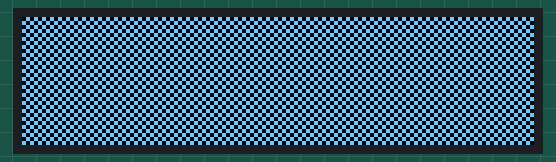
The sketch below on a simulated Arduino Uno, built with avr-gcc and run on an emulated ATmega328P. Parts: 128×32 one-colour display. Wiring (inferred from the names in the program): SSD1306 OLED at I2C address 0x3C.

Above: at 0.8 s.
At 1.6 s:
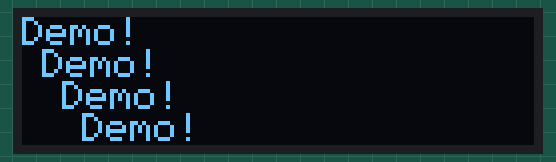
At 3.0 s:
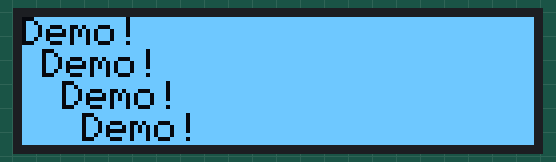

The sketch:

SSD1306BareBackI2C.ino
```cpp
/*

  OLED/SSD1306BareBackI2C
  Test driving a monochrome 128x32 OLED Display with an Arduino and the raw command set over I²C

  For info and circuit diagrams see https://github.com/tardate/LittleArduinoProjects/tree/main/playground/OLED/SSD1306BareBackI2C

 */

#include <Wire.h>

const byte DEVICE_ADDRESS               = 0b00111100;
const byte SSD1306_I2C_CMD              = 0b00000000;
const byte SSD1306_I2C_DATA             = 0b01000000;

//** dimensional settings

#define SSD1306_PIXEL_WIDTH             128
#define SSD1306_PIXEL_HEIGHT            32
#define SSD1306_PAGE_HEIGHT             8
#define SSD1306_PAGE_COUNT              SSD1306_PIXEL_HEIGHT / SSD1306_PAGE_HEIGHT
#define SSD1306_SEGMENT_COUNT           SSD1306_PIXEL_WIDTH * SSD1306_PAGE_COUNT

//** a simple font for testing
#include "font.h"
#define SSD1306_FONT_WIDTH              5
#define SSD1306_FONT_ROWS               SSD1306_PAGE_COUNT

//** fundamental commands

#define SSD1306_SET_CONTRAST            0b10000001 // 0x81
#define SSD1306_CONTRAST_DEFAULT        0b01111111

#define SSD1306_DISPLAY                 0b10100100
#define SSD1306_DISPLAY_RESET           SSD1306_DISPLAY
#define SSD1306_DISPLAY_ALLON           SSD1306_DISPLAY | 0b01
#define SSD1306_DISPLAY_NORMAL          SSD1306_DISPLAY | 0b10
#define SSD1306_DISPLAY_INVERSE         SSD1306_DISPLAY | 0b11
#define SSD1306_DISPLAY_SLEEP           SSD1306_DISPLAY | 0b1110
#define SSD1306_DISPLAY_ON              SSD1306_DISPLAY | 0b1111

//** addressing

#define SSD1306_ADDRESSING              0b00100000 // 0x20
#define SSD1306_ADDRESSING_HORIZONTAL   0b00
#define SSD1306_ADDRESSING_VERTICAL     0b01
#define SSD1306_ADDRESSING_PAGE         0b10

#define SSD1306_SET_COLUMN              0b00100001 // 0x21

#define SSD1306_SET_PAGE                0b00100010 // 0x22

//** hardware configuration

#define SSD1306_SET_START_LINE          0b01000000 // 0x40
#define SSD1306_START_LINE_DEFAULT      0b00000000

#define SSD1306_SET_SEG_SCAN            0b10100000 // 0xA0
#define SSD1306_SET_SEG_SCAN_DEFAULT    SSD1306_SET_SEG_SCAN | 0b00
#define SSD1306_SET_SEG_SCAN_REVERSE    SSD1306_SET_SEG_SCAN | 0b01

#define SSD1306_SET_MULTIPLEX_RATIO     0b10101000 // 0xA8
#define SSD1306_MULTIPLEX_RATIO_DEFAULT 0b00111111
#define SSD1306_MULTIPLEX_RATIO_31      0b00011111

#define SSD1306_SET_COM_SCAN            0b11000000 // 0xC0
#define SSD1306_SET_COM_SCAN_DEFAULT    SSD1306_SET_COM_SCAN | 0b0000
#define SSD1306_SET_COM_SCAN_REVERSE    SSD1306_SET_COM_SCAN | 0b1000

#define SSD1306_SET_DISPLAY_OFFSET      0b11010011 // 0xD3
#define SSD1306_DISPLAY_OFFSET_DEFAULT  0b00000000

#define SSD1306_SET_COM_PINS            0b11011010 // 0xDA
#define SSD1306_COM_PINS_DEFAULT        0b00010010
#define SSD1306_COM_PINS_SEQUENTIAL     0b00000010

//** timing and driving

#define SSD1306_SET_CLOCK_FREQUENCY     0b11010101 // 0xD5
#define SSD1306_CLOCK_FREQUENCY_DEFAULT 0b10000000

#define SSD1306_SET_PRECHARGE           0b11011001 // 0xD9
#define SSD1306_PRECHARGE_DEFAULT       0b00100010

#define SSD1306_SET_VCOMH_DESELECT      0b11011011 // 0xDB
#define SSD1306_VCOMH_DESELECT_DEFAULT  0b00100000

#define SSD1306_SET_CHARGE_PUMP         0b10001101 // 0x8D
#define SSD1306_CHARGE_PUMP_ENABLE      0b00010100


void writeRegister(uint8_t reg, uint8_t data) {
  Wire.beginTransmission(DEVICE_ADDRESS);
  Wire.write(reg);
  Wire.write(data);
  Wire.endTransmission(true);
}

void OledWriteCmd(byte cmd) {
  writeRegister(SSD1306_I2C_CMD, cmd);
}

void OledWriteData(byte cmd) {
  writeRegister(SSD1306_I2C_DATA, cmd);
}

void OledClear() {
  OledXY(0, 0);
  for(int i = 0; i < SSD1306_SEGMENT_COUNT; ++i) {
    OledWriteData(0x00);
  }
  OledXY(0, 0);
}

void OledXY(int x, int y) {
  OledWriteCmd(SSD1306_SET_COLUMN);
  OledWriteCmd(x * SSD1306_FONT_WIDTH);
  OledWriteCmd(SSD1306_PIXEL_WIDTH - 1);
  OledWriteCmd(SSD1306_SET_PAGE);
  OledWriteCmd(y);
  OledWriteCmd(SSD1306_PAGE_COUNT - 1);
}

void OledWriteCharacter(char character) {
  for(int i=0; i<5; ++i) {
    OledWriteData(ASCII[character - 0x20][i]);
  }
  OledWriteData(0x00);
}

void OledWriteString(char *characters) {
  while(*characters) {
    OledWriteCharacter(*characters++);
  }
}

void setup() {
  Wire.begin();
  OledWriteCmd(SSD1306_DISPLAY_SLEEP);
  OledWriteCmd(SSD1306_ADDRESSING);
  OledWriteCmd(SSD1306_ADDRESSING_HORIZONTAL);
  // setting seg and com scan reverse means our x,y origin is top left of the screen
  OledWriteCmd(SSD1306_SET_COM_SCAN_REVERSE);
  OledWriteCmd(SSD1306_SET_SEG_SCAN_REVERSE);
  OledWriteCmd(SSD1306_SET_MULTIPLEX_RATIO);
  OledWriteCmd(SSD1306_MULTIPLEX_RATIO_31);
  OledWriteCmd(SSD1306_SET_COM_PINS);
  OledWriteCmd(SSD1306_COM_PINS_SEQUENTIAL);
  OledWriteCmd(SSD1306_SET_CHARGE_PUMP);
  OledWriteCmd(SSD1306_CHARGE_PUMP_ENABLE);
  OledWriteCmd(SSD1306_DISPLAY_NORMAL);
  OledWriteCmd(SSD1306_DISPLAY_ON);
}

void loop() {
  demoHatching();
  demoPositionedText();
  demoInversedText();
}

void demoHatching() {
  OledClear();
  delay(400);
  for(int i = 0; i < SSD1306_SEGMENT_COUNT / 2; i++) {
    OledWriteData(0xAA);
    OledWriteData(0x55);
  }
  delay(600);
}

void demoPositionedText() {
  OledClear();
  for(int i = 0; i < SSD1306_FONT_ROWS; ++i) {
    OledXY(i, i);
    OledWriteString("Demo!");
  }
  delay(1000);
}

void demoInversedText() {
  OledClear();
  OledWriteCmd(SSD1306_DISPLAY_INVERSE);
  demoPositionedText();
  OledWriteCmd(SSD1306_DISPLAY_NORMAL);
}
```

Source omitted: font.h (data table, 3896 bytes)

Measured:
- by itself, everything shown: repeats every 4.0 s, in 6 steps
- what the display in image 0 shows lasts 0.8 s, from 0.8 s to 1.6 s
- what the display in image 1 shows lasts 1.2 s, from 1.6 s to 2.8 s
- what the display in image 2 shows lasts 1.0 s, from 3.0 s to 4.0 s
